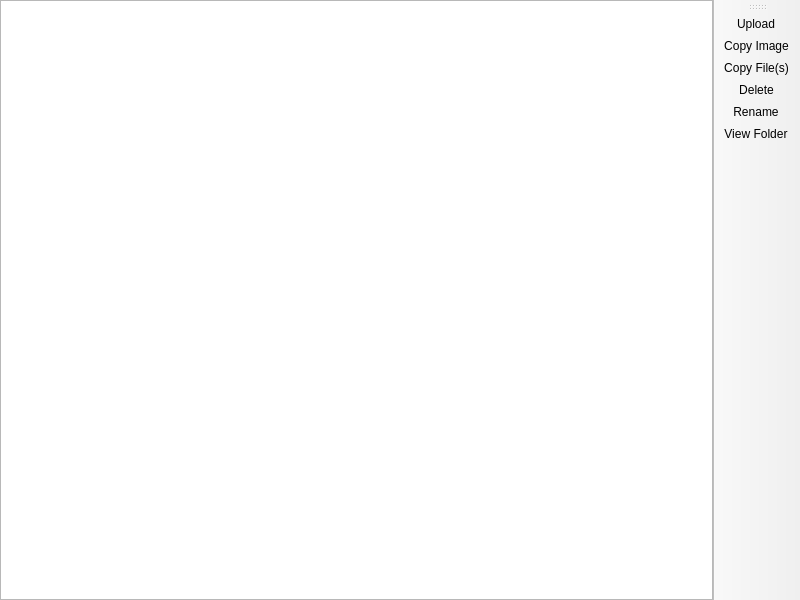
<?xml version="1.0" encoding="UTF-8"?>
<ui version="4.0">
 <class>ScreenshotsPage</class>
 <widget class="QMainWindow" name="ScreenshotsPage">
  <property name="geometry">
   <rect>
    <x>0</x>
    <y>0</y>
    <width>800</width>
    <height>600</height>
   </rect>
  </property>
  <widget class="QWidget" name="centralwidget">
   <layout class="QHBoxLayout" name="horizontalLayout">
    <property name="leftMargin">
     <number>0</number>
    </property>
    <property name="topMargin">
     <number>0</number>
    </property>
    <property name="rightMargin">
     <number>0</number>
    </property>
    <property name="bottomMargin">
     <number>0</number>
    </property>
    <item>
     <widget class="QListView" name="listView">
         <property name="showDropIndicator" stdset="0">
             <bool>false</bool>
         </property>
      <property name="selectionMode">
          <enum>QAbstractItemView::SelectionMode::ExtendedSelection</enum>
      </property>
      <property name="selectionBehavior">
          <enum>QAbstractItemView::SelectionBehavior::SelectRows</enum>
      </property>
         <property name="movement">
             <enum>QListView::Movement::Static</enum>
      </property>
     </widget>
    </item>
   </layout>
  </widget>
  <widget class="WideBar" name="toolBar">
   <property name="windowTitle">
    <string>Actions</string>
   </property>
   <property name="toolButtonStyle">
       <enum>Qt::ToolButtonStyle::ToolButtonTextOnly</enum>
   </property>
   <attribute name="toolBarArea">
    <enum>RightToolBarArea</enum>
   </attribute>
   <attribute name="toolBarBreak">
    <bool>false</bool>
   </attribute>
   <addaction name="actionUpload"/>
   <addaction name="actionCopy_Image"/>
   <addaction name="actionCopy_File_s"/>
   <addaction name="actionDelete"/>
   <addaction name="actionRename"/>
   <addaction name="actionView_Folder"/>
  </widget>
  <action name="actionUpload">
   <property name="text">
    <string>Upload</string>
   </property>
  </action>
  <action name="actionDelete">
   <property name="text">
    <string>Delete</string>
   </property>
  </action>
  <action name="actionRename">
   <property name="text">
    <string>Rename</string>
   </property>
  </action>
  <action name="actionView_Folder">
   <property name="text">
    <string>View Folder</string>
   </property>
  </action>
  <action name="actionCopy_Image">
   <property name="text">
    <string>Copy Image</string>
   </property>
   <property name="toolTip">
    <string>Copy Image</string>
   </property>
  </action>
  <action name="actionCopy_File_s">
   <property name="text">
    <string>Copy File(s)</string>
   </property>
   <property name="toolTip">
    <string>Copy File(s)</string>
   </property>
  </action>
 </widget>
 <customwidgets>
  <customwidget>
   <class>WideBar</class>
   <extends>QToolBar</extends>
   <header>ui/widgets/WideBar.h</header>
  </customwidget>
 </customwidgets>
 <resources/>
 <connections/>
</ui>
